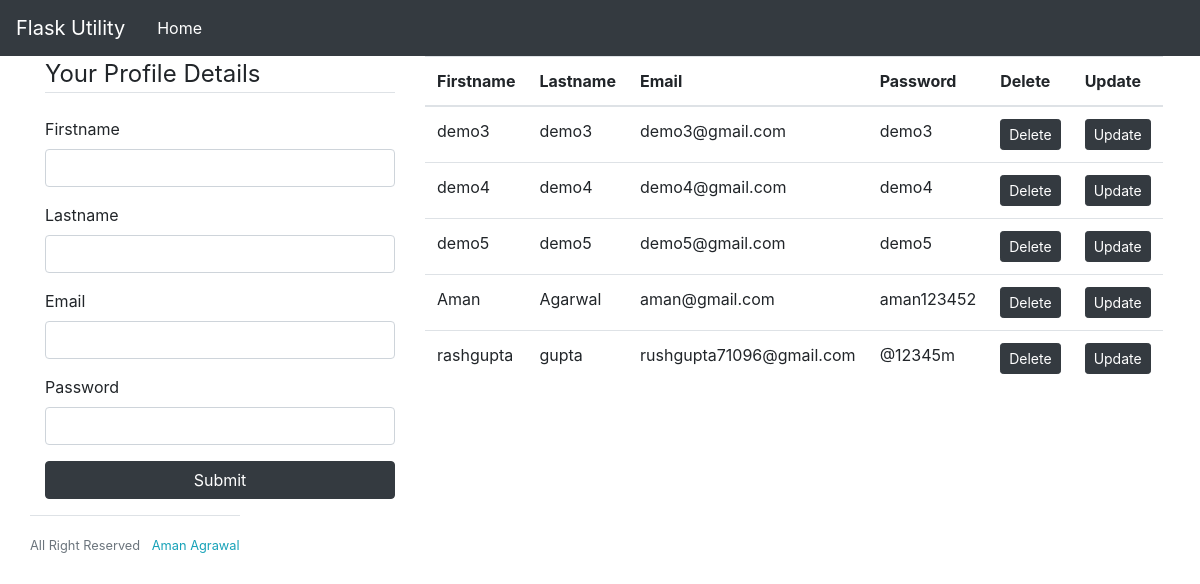
Before: / with the older database file.
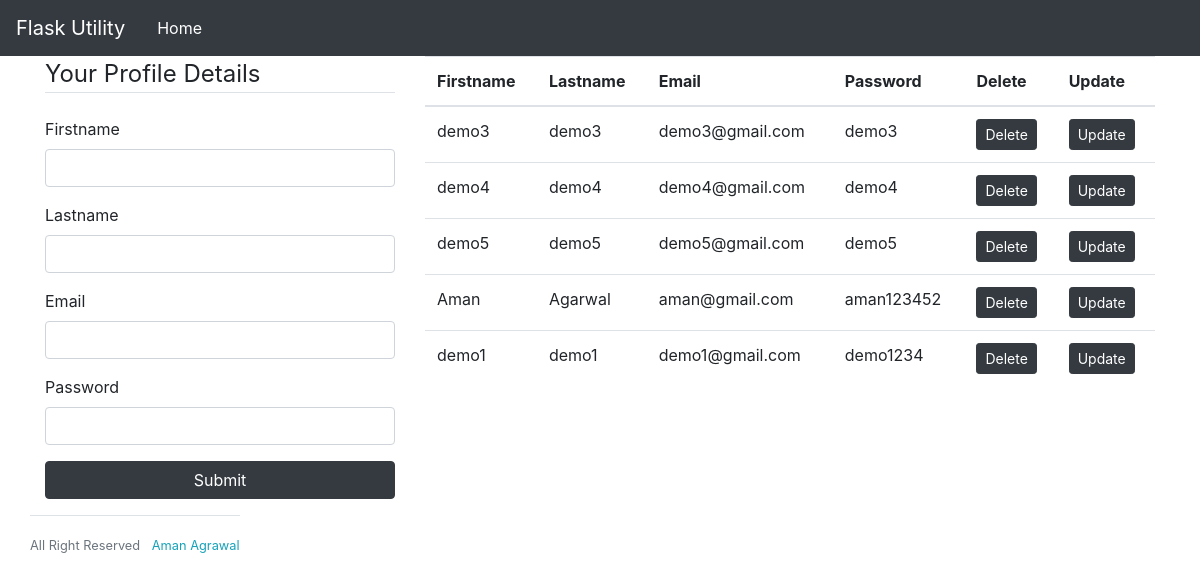
After: the same page with the newer database file.
### app.py (models this page shows)
class User1(db.Model):
    id = db.Column(db.Integer,primary_key=True, autoincrement=True)
    firstname = db.Column(db.String(200))
    lastname = db.Column(db.String(200))
    email = db.Column(db.String(200))
    password = db.Column(db.String(200))

### app.py (the view, shortened to what this page needs)
@app.route('/',methods=['GET','POST'])
def get():
    if request.method == "GET":
        user1s = User1.query.all()
        page ='home'
        user = User1(firstname='',lastname='',email='',password='')
        return render_template('home.html',user1s=user1s,page=page,user=user)

### templates/home.html (shortened to what this page needs)
{% extends 'index.html' %}
{% block content %}
<div class="row">
    <div class="col-lg-4">
        {% if page == 'home' %}
        <form action="/" method="POST" class="form-group">
        {% endif %}
        <fieldset class="form-group">
            <legend class="border-bottom mb-4 "><span class="glyphicon glyphicon-user">Your Profile Details</span></legend>
            <div class="form-group">
                <label for="">Firstname</label>
                <input type="text" name="firstname" class="form-control" value={{user.firstname}}>
            </div>
            <div class="form-group">
                <label for="">Lastname</label>
                <input type="text" name="lastname" class="form-control" value={{user.lastname}}>
            </div>
            <div class="form-group">
                <label for="">Email</label>
                <input type="text" name="email" class="form-control" value={{user.email}}>
            </div>
            <div class="form-group">
                <label for="">Password</label>
                <input type="text" name="password" class="form-control" value={{user.password}}>
            </div>
        <button class="btn btn-block btn-dark">Submit</button>
        </form>
    </div>
    <div class="col-lg-8">
        <table class="table">
            <thead>
                <th>Firstname</th>
                <th>Lastname</th>
                <th>Email</th>
                <th>Password</th>
                <th>Delete</th>
                <th>Update</th>
            </thead>
            <tbody>
                {% for i in user1s %}
                <tr>
                    <td>{{ i.firstname }}</td>
                    <td>{{ i.lastname }}</td>
                    <td>{{ i.email }}</td>
                    <td>{{ i.password }}</td>
                    <td>
                        <a href='/delete/{{i.id}}' class="btn btn-sm btn-dark">Delete</a>
                    </td>
                    <td>
                        <a href='/update/{{i.id}}' class="btn btn-sm btn-dark">Update</a>
                    </td>
                </tr>
                {% endfor %}
            </tbody>
        </table>
    </div>
    <div class="border-top pt-3">
        <small class="text-muted">
            All Right Reserved <a class="ml-2 text-info" href="{{ url_for('get')}}" >Aman Agrawal</a>
        </small>
    </div>
</div>
{% endblock %}

### templates/index.html (shortened to what this page needs)
<!DOCTYPE html>
<html lang="en">
<head>
  <link rel="stylesheet" href="https://stackpath.bootstrapcdn.com/bootstrap/4.3.1/css/bootstrap.min.css"
>
</head>
<body>
  <nav class="navbar navbar-expand-lg navbar-dark bg-dark">
    <a class="navbar-brand" href="#">Flask Utility</a>
    <div class="collapse navbar-collapse" id="navbarNavAltMarkup">
      <div class="navbar-nav ml-2 ">
        <a class="nav-item nav-link active" href="#">
          Home <span class="sr-only">(current)</span></a>
      </div>
    </div>
  </nav>
  <div class="container">
    {% block content %}{% endblock %}
  </div>
</body>
</html>

Changed rows visible on the page:
changed User1: firstname "rashgupta" → "demo1"; lastname "gupta" → "demo1"; email "rushgupta71096@gmail.com" → "demo1@gmail.com"; password "@12345m" → "demo1234"
